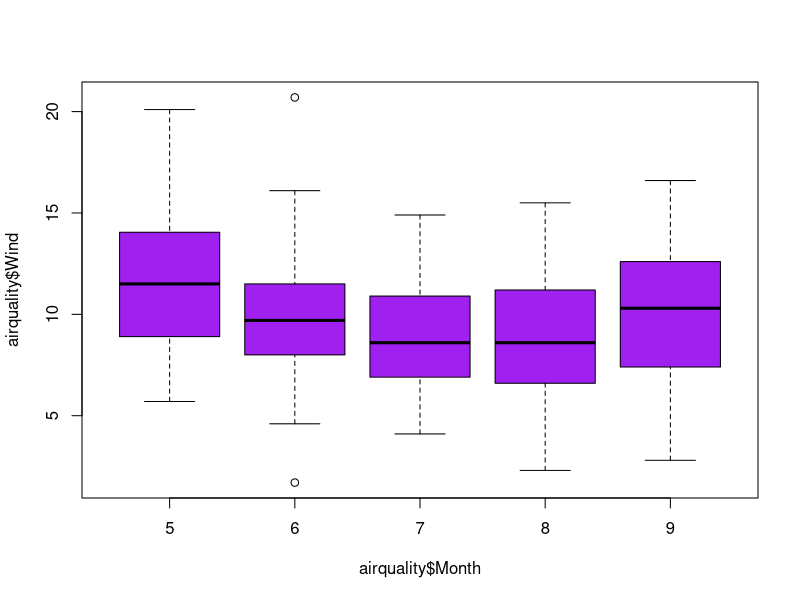
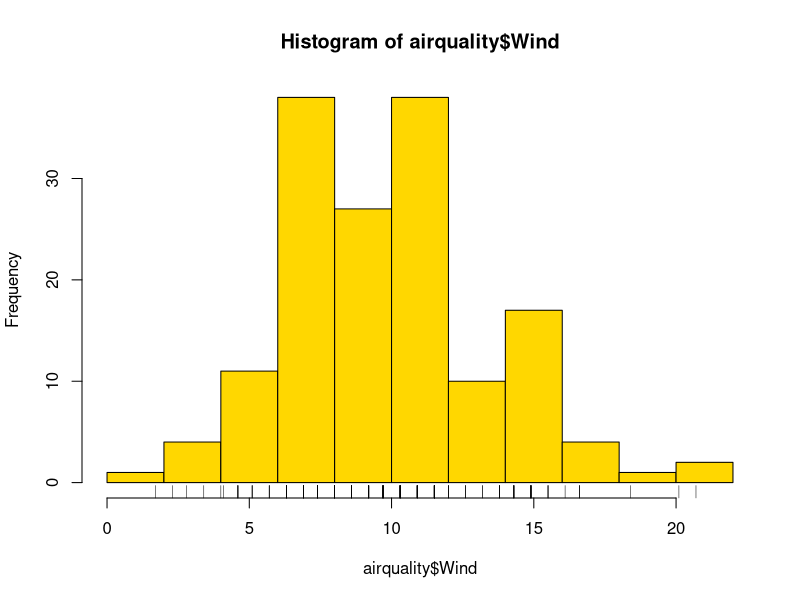

These figures' R source, in order:
# Utkarsh Kulshrestha
# kuls.utkarsh1205@gmail.com


library(datasets)
head(airquality)


#Five Number Summary
summary(airquality$Wind)

#WhiskerPlots
boxplot(airquality$Wind~airquality$Month,col='purple')

hist(airquality$Wind,col='gold')
rug(airquality$Wind)#(Optional)plots the point below in a histogram


######################################################################################################

#load the library
library(mlbench)
# load the dataset
data(PimaIndiansDiabetes)
# display first 20 rows of data
head(PimaIndiansDiabetes, n=20)


# load the libraries
library(mlbench)
# load the dataset
data(PimaIndiansDiabetes)
# display the dimensions of the dataset
dim(PimaIndiansDiabetes)


library(mlbench)
# load dataset
data(BostonHousing)
# list types for each attribute
sapply(BostonHousing, class)



library(mlbench)
# load the dataset
data(PimaIndiansDiabetes)
# distribution of class variable
y <- PimaIndiansDiabetes$diabetes
cbind(freq=table(y), percentage=prop.table(table(y))*100)





#Load the iris dataset
data(iris)
# summarize the dataset
summary(iris)
library(mlbench)
# load the dataset
data(PimaIndiansDiabetes)
# calculate standard deviation for all attributes
sapply(PimaIndiansDiabetes[,1:8], sd)


library(mlbench)
library(e1071)
# load the dataset
data(PimaIndiansDiabetes)
# calculate skewness for each variable
skew <- apply(PimaIndiansDiabetes[,1:8], 2, skewness)
# display skewness, larger/smaller deviations from 0 show more skew
print(skew)


# load the libraries
library(mlbench)
# load the dataset
data(PimaIndiansDiabetes)
# calculate a correlation matrix for numeric variables
correlations <- cor(PimaIndiansDiabetes[,1:8])
# display the correlation matrix
print(correlations)